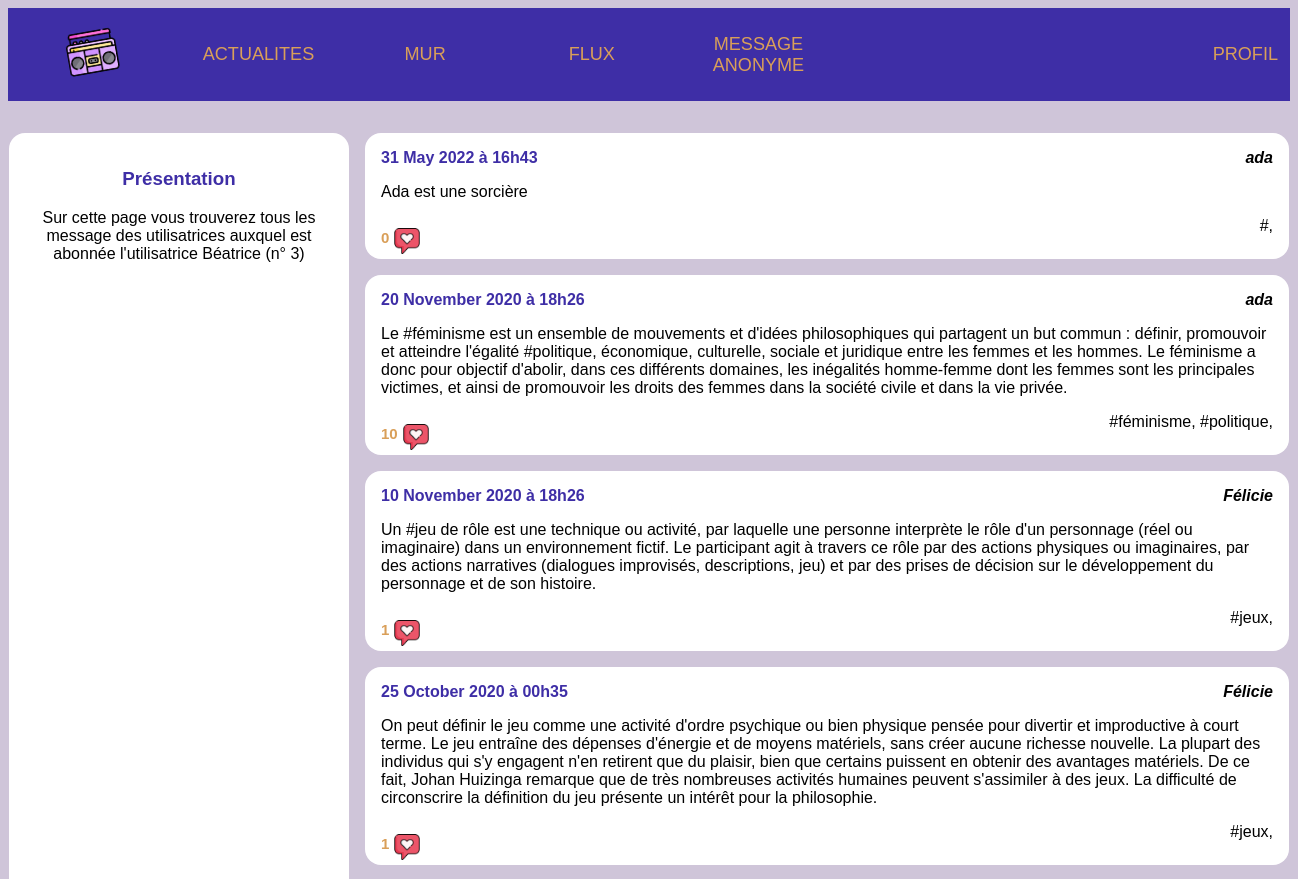
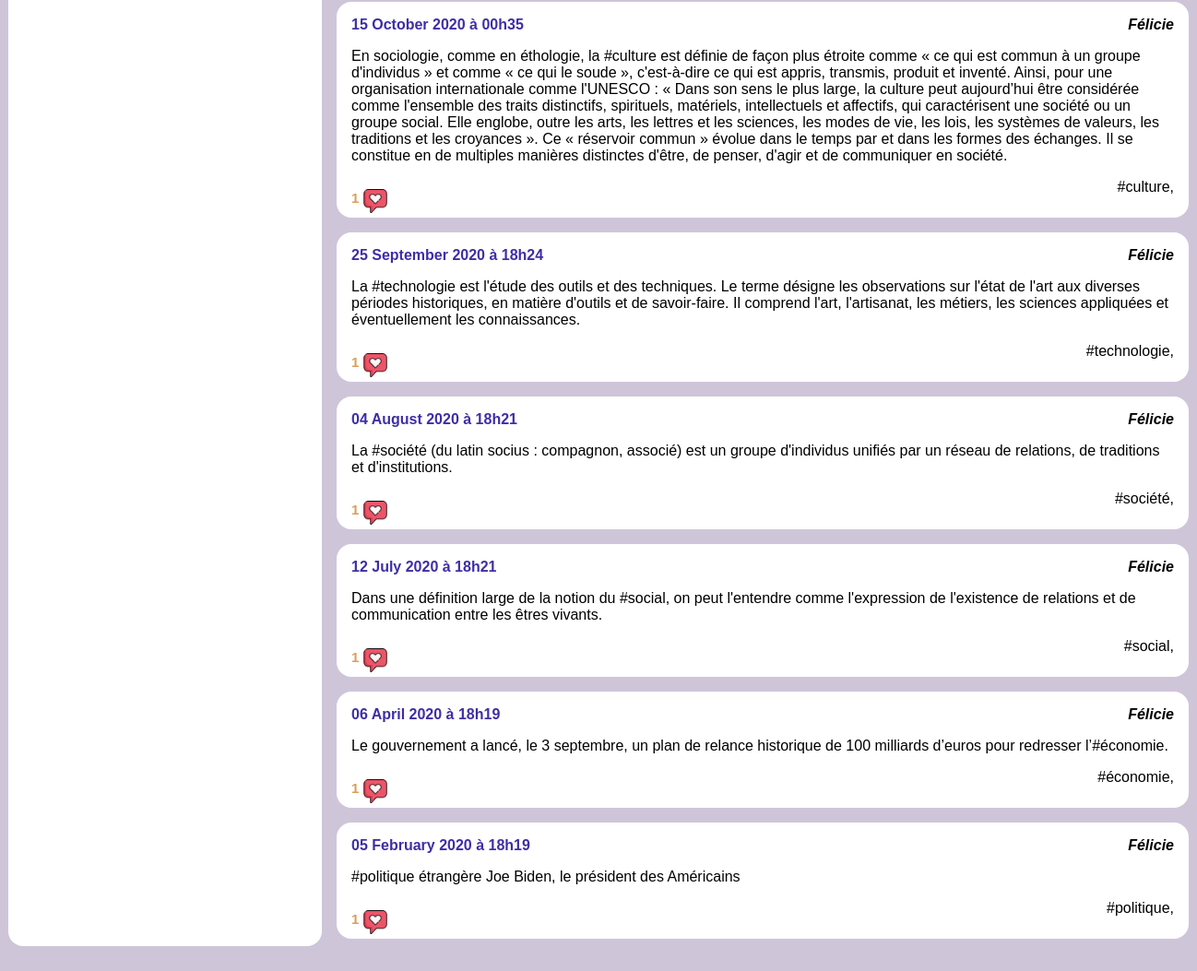
The page /feed.php?user_id=3 (signed in) on the database its author committed (2 pictures, top to bottom).
### tables this page shows
CREATE TABLE `users` (
  `id` int(10) UNSIGNED NOT NULL,
  `email` varchar(255) NOT NULL,
  `password` varchar(255) NOT NULL,
  `alias` varchar(255) NOT NULL
);

### feed.php (the view, shortened to what this page needs)
<!doctype html>
<html lang="fr">
    <head>
        <link rel="stylesheet" href="style.css?v=<?php echo time(); ?>">
    </head>
    <body>
<?php include 'header.php'; ?>
        <div id="wrapper">
            <?php
            $userId = intval($_GET['user_id']);
            ?>
            <?php
            include 'connexion_bdd.php';
            ?>
            <aside>
                <?php
                $laQuestionEnSql = "SELECT * FROM `users` WHERE id= '$userId' ";
                $lesInformations = $mysqli->query($laQuestionEnSql);
                $user = $lesInformations->fetch_assoc();
                ?>
                <section>
                    <h3>Présentation</h3>
                    <p>Sur cette page vous trouverez tous les message des utilisatrices
                        auxquel est abonnée l'utilisatrice <a href="wall.php?user_id=<?php echo $userId ?>"><?php echo $user['alias']?></a>
                        (n° <?php echo $userId ?>)
                    </p>
                </section>
            </aside>
            <main>
                <?php
                $laQuestionEnSql = "
                    SELECT posts.content,
                    posts.created,
                    users.id  as author_id,
                    users.alias as author_name,
                    count(likes.id) as like_number,
                    GROUP_CONCAT(DISTINCT tags.label) AS taglist
                    FROM followers
                    JOIN users ON users.id=followers.followed_user_id
                    JOIN posts ON posts.user_id=users.id
                    LEFT JOIN posts_tags ON posts.id = posts_tags.post_id
                    LEFT JOIN tags       ON posts_tags.tag_id  = tags.id
                    LEFT JOIN likes      ON likes.post_id  = posts.id
                    WHERE followers.following_user_id='$userId'
                    GROUP BY posts.id
                    ORDER BY posts.created DESC
                    ";
                $lesInformations = $mysqli->query($laQuestionEnSql);
                while ($post = $lesInformations->fetch_assoc())
                {
                ?>
                <article>
                    <h3>
                    <time datetime='<?php echo $post['created'] ?>' >
                            <?php
                            echo strftime("%d %B %G à %Hh%M", strtotime($post['created']));?>
                    </time>
                    </h3>
                    <address><a href="wall.php?user_id=<?php echo $post['author_id'] ?>"><?php echo $post['author_name'] ?></a></address>
                    <div>
                        <p><?php echo $post['content'] ?></p>
                    </div>
                    <footer>
                    <small id="smallwall"><?php echo $post['like_number'] ?> </small>
                    <small>
                              <form action="feed.php?user_id=<?php echo $_SESSION['connected_id']?>" method="post">
                                <button style="border: none; background-color: white; text-decoration: none; display: inline-block; padding: 5px;" type="submit">
                                <img src="love.png" alt="" style="float: left; padding-right: 0.5em; width:5%;" /></button>
                              </form>
                            </small>
                        <?php
                            $array = explode(',', $post['taglist']);
                            foreach ($array as $valeur) {
                                echo "<a href=''>#$valeur, </a>";}
                            ?>
                    </footer>
                </article>
                <?php
                }
                ?>
            </main>
        </div>
    </body>
</html>

### style.css (style rules this page uses)
body { background-color: #CFC5D9; font-family: Arial; }
a { text-decoration: none; color:black; }
#wrapper { display:flex; width:80em; margin:0 auto 2em auto; }
#wrapper aside { background-color: #fff; flex:1; padding:1em; border-radius: 1em; }
#wrapper aside h3 { color:#3E2EA6; text-align:center; }
#wrapper aside p { text-align:center; }
#wrapper main { flex:3; padding-left:1em; height: 80vh; overflow-y: scroll; }
#wrapper main article { background-color: white;; padding:1em; margin-bottom: 1em ; border-radius: 1em; }
#wrapper main article h3 { margin:0; padding:0; font-weight: bold; font-size:1em; color:#3E2EA6; }
#wrapper main article time { float:left; }
#wrapper main article address { text-align: right; margin-bottom: 1em; font-weight:bold; }
#wrapper main article p { margin:0; }
#wrapper main article footer { margin-top: 1em; color: #D99F59; text-align:right; padding-bottom:0.5em; }
#wrapper main article footer small { float:left; text-align:left; padding-top: 0.4em; font-weight: bold; font-size: 15px; }
#wrapper main article footer img { width:4%; float:left; padding-right: 0.5em; }
#wrapper main article footer { text-align:right; }
#numberlikes, #exemple, #smallwall { padding-top:0.8em !important; }

### rows shown on the page
users: alias "Béatrice"
users: created "31 May 2022 à 16h43", alias "ada", content "Ada est une sorcière", like_number "0", created "20 November 2020 à 18h26", content "Le #féminisme est un ensemble de mouvements et d'idées philosophiques qui partagent un but commun : définir, promouvoir et atteindre l'égalité #politique, économique, culturelle, sociale et juridique entre les femmes et les hommes. Le féminisme a donc pour objectif d'abolir, dans ces différents domaines, les inégalités homme-femme dont les femmes sont les principales victimes, et ainsi de promouvoir les droits des femmes dans la société civile et dans la vie privée.", like_number "10", valeur "féminisme", valeur "politique"
users: created "10 November 2020 à 18h26", alias "Félicie", content "Un #jeu de rôle est une technique ou activité, par laquelle une personne interprète le rôle d'un personnage (réel ou imaginaire) dans un environnement fictif. Le participant agit à travers ce rôle par des actions physiques ou imaginaires, par des actions narratives (dialogues improvisés, descriptions, jeu) et par des prises de décision sur le développement du personnage et de son histoire.", like_number "1", valeur "jeux", created "25 October 2020 à 00h35", content "On peut définir le jeu comme une activité d'ordre psychique ou bien physique pensée pour divertir et improductive à court terme. Le jeu entraîne des dépenses d'énergie et de moyens matériels, sans créer aucune richesse nouvelle. La plupart des individus qui s'y engagent n'en retirent que du plaisir, bien que certains puissent en obtenir des avantages matériels. De ce fait, Johan Huizinga remarque que de très nombreuses activités humaines peuvent s'assimiler à des jeux. La difficulté de circonscrire la définition du jeu présente un intérêt pour la philosophie.", created "15 October 2020 à 00h35", content "En sociologie, comme en éthologie, la #culture est définie de façon plus étroite comme « ce qui est commun à un groupe d'individus » et comme « ce qui le soude », c'est-à-dire ce qui est appris, transmis, produit et inventé. Ainsi, pour une organisation internationale comme l'UNESCO : « Dans son sens le plus large, la culture peut aujourd’hui être considérée comme l'ensemble des traits distinctifs, spirituels, matériels, intellectuels et affectifs, qui caractérisent une société ou un groupe social. Elle englobe, outre les arts, les lettres et les sciences, les modes de vie, les lois, les systèmes de valeurs, les traditions et les croyances ». Ce « réservoir commun » évolue dans le temps par…", valeur "culture", created "25 September 2020 à 18h24", content "La #technologie est l'étude des outils et des techniques. Le terme désigne les observations sur l'état de l'art aux diverses périodes historiques, en matière d'outils et de savoir-faire. Il comprend l'art, l'artisanat, les métiers, les sciences appliquées et éventuellement les connaissances.", valeur "technologie", created "04 August 2020 à 18h21", content "La #société (du latin socius : compagnon, associé) est un groupe d'individus unifiés par un réseau de relations, de traditions et d'institutions.", valeur "société", created "12 July 2020 à 18h21", content "Dans une définition large de la notion du #social, on peut l'entendre comme l'expression de l'existence de relations et de communication entre les êtres vivants.", valeur "social", created "06 April 2020 à 18h19", content "Le gouvernement a lancé, le 3 septembre, un plan de relance historique de 100 milliards d’euros pour redresser l’#économie.", valeur "économie", created "05 February 2020 à 18h19", content "#politique étrangère Joe Biden, le président des Américains", valeur "politique"

### other values the page prints
$userId "3"
